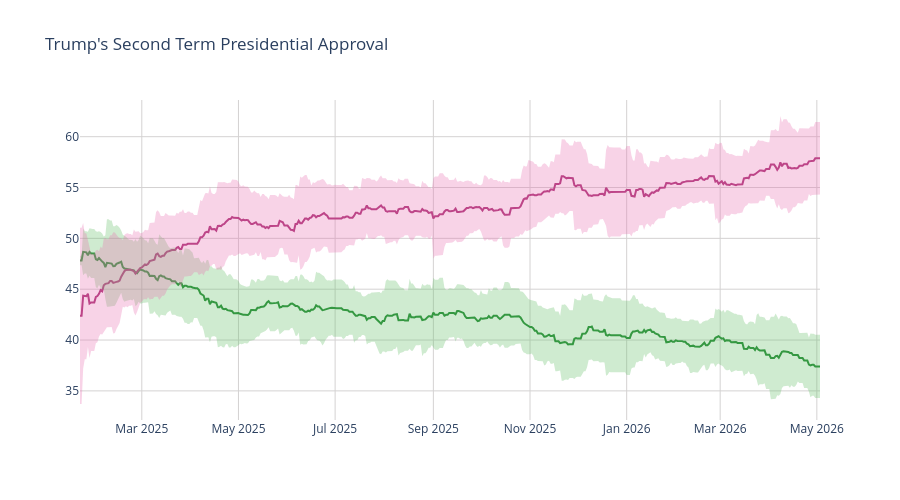

Notebook code cell kept with this figure:
### Code cell
disappr_ci_hex = "#e86eaf"
appr_ci_hex = "#60be65"
disappr_ci_rgba = "rgba(232, 110, 175, 0.3)"
appr_ci_rgba = "rgba(96, 190, 101, 0.3)"
grid_col = "#d4d2d2"


# Approve
fig = go.Figure(go.Scatter(
    x=pres['end_date'],
    y=pres['approve'],
    hovertemplate="%{y:.2f}%",
    name="<b>Approve</b>",
    line=dict(color="#228833"),
    showlegend=False
))

# Disapprove
fig.add_trace(go.Scatter(
    x=pres['end_date'],
    y=pres['disapprove'],
    hovertemplate="%{y:.2f}%",
    name="<b>Disapprove</b>",
    line=dict(color="#aa3377"),
    showlegend=False
    )
)

# Approve CI
fig.add_traces([

    # Upper bound
    go.Scatter(
        x=pres['end_date'],
        y=pres['approve_upper_ci'],
        marker=dict(color=appr_ci_hex),
        line=dict(width=0),
        mode='lines',
        showlegend=False,
        hoverinfo="skip"
    ),

    # Lower bound
    go.Scatter(
        x=pres['end_date'],
        y=pres['approve_lower_ci'],
        marker=dict(color=appr_ci_hex),
        line=dict(width=0),
        mode='lines',
        fillcolor=appr_ci_rgba,
        fill="tonexty",
        showlegend=False,
        hoverinfo="skip"
    )
])

# Disapprove CI
fig.add_traces([

    # Upper bound
    go.Scatter(
        x=pres['end_date'],
        y=pres['disapprove_upper_ci'],
        marker=dict(color=disappr_ci_hex),
        line=dict(width=0),
        mode='lines',
        showlegend=False,
        hoverinfo="skip"
    ),

    # Lower bound
    go.Scatter(
        x=pres['end_date'],
        y=pres['disapprove_lower_ci'],
        marker=dict(color=disappr_ci_hex),
        line=dict(width=0),
        mode='lines',
        fillcolor=disappr_ci_rgba,
        fill="tonexty",
        showlegend=False,
        hoverinfo="skip"
    )
])

fig.update_layout(
    title=dict(text="Trump's Second Term Presidential Approval"),
    hovermode="x"
)

fig.update_xaxes(gridcolor=grid_col)
fig.update_yaxes(gridcolor=grid_col)

fig.update_layout(hovermode="x", hoverlabel_align="right", plot_bgcolor="rgba(0, 0, 0, 0)", height=500)
fig.show()

### Figure 1 — Plotly figure (JSON) as saved in the notebook; plotly's stock layout.template omitted (floating-point values rounded to 4 significant figures; data arrays with more than 128 entries replaced by an {"elided": "..."} marker saying what was removed)
{"data": [{"hovertemplate": "%{y:.2f}%", "line": {"color": "#228833"}, "name": "<b>Approve</b>", "showlegend": false, "type": "scatter", "x": {"elided": "468 str values"}, "y": {"elided": "468 float values"}}, {"hovertemplate": "%{y:.2f}%", "line": {"color": "#aa3377"}, "name": "<b>Disapprove</b>", "showlegend": false, "type": "scatter", "x": {"elided": "468 str values"}, "y": {"elided": "468 float values"}}, {"hoverinfo": "skip", "line": {"width": 0}, "marker": {"color": "#60be65"}, "mode": "lines", "showlegend": false, "type": "scatter", "x": {"elided": "468 str values"}, "y": {"elided": "468 float values"}}, {"fill": "tonexty", "fillcolor": "rgba(96, 190, 101, 0.3)", "hoverinfo": "skip", "line": {"width": 0}, "marker": {"color": "#60be65"}, "mode": "lines", "showlegend": false, "type": "scatter", "x": {"elided": "468 str values"}, "y": {"elided": "468 float values"}}, {"hoverinfo": "skip", "line": {"width": 0}, "marker": {"color": "#e86eaf"}, "mode": "lines", "showlegend": false, "type": "scatter", "x": {"elided": "468 str values"}, "y": {"elided": "468 float values"}}, {"fill": "tonexty", "fillcolor": "rgba(232, 110, 175, 0.3)", "hoverinfo": "skip", "line": {"width": 0}, "marker": {"color": "#e86eaf"}, "mode": "lines", "showlegend": false, "type": "scatter", "x": {"elided": "468 str values"}, "y": {"elided": "468 float values"}}], "layout": {"height": 500, "hoverlabel": {"align": "right"}, "hovermode": "x", "plot_bgcolor": "rgba(0, 0, 0, 0)", "title": {"text": "Trump's Second Term Presidential Approval"}, "xaxis": {"gridcolor": "#d4d2d2"}, "yaxis": {"gridcolor": "#d4d2d2"}}}
